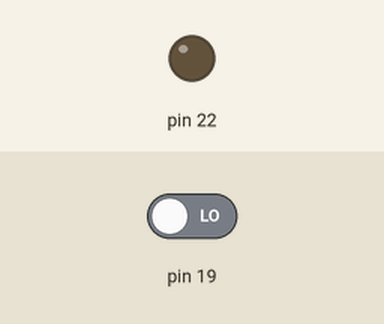
This sketch was run on a simulated Arduino Mega 2560, built with avr-gcc and run on an emulated ATmega2560. Parts: output pins drawn as LEDs (lit = HIGH). The inputs (shaded band) are chosen by the test bench; at power-on: pin 19 LOW. What the sketch prints to the serial monitor is not drawn.

Above: at 1.2 s.
1.3 s: pin 19 driven HIGH
At 1.6 s:
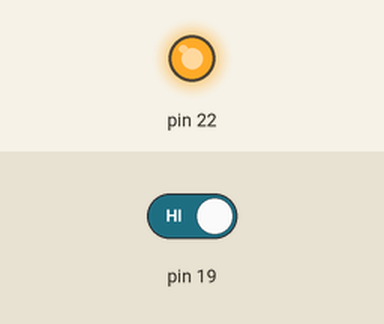
2.8 s: pin 19 driven LOW
At 3.9 s:
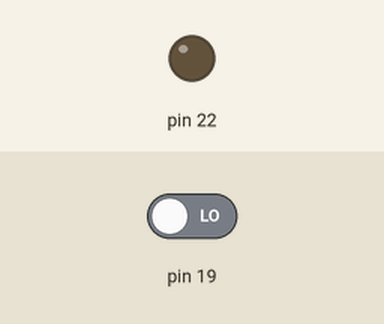
Timing chart, 0 to 5.8 s (numbered marks = the images above; inputs shaded):
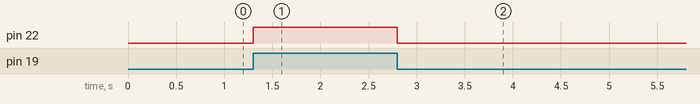

The sketch:

ESP_M2M.ino
```cpp
void setup() {
  pinMode(19, INPUT);
  pinMode(22, OUTPUT);
  Serial.begin(115200);

}

void loop() {
  int rUn = digitalRead(19);
  if (rUn == 1) {
    digitalWrite(22, HIGH);
    Serial.println("high");
  }
  else if (rUn == 0) {
    digitalWrite(22, LOW);
    Serial.println("low");
  }

}
```

Measured:
- after the input at 1.3 s, pin 22: LOW → HIGH at once
- after the input at 2.8 s, pin 22: HIGH → LOW at once
